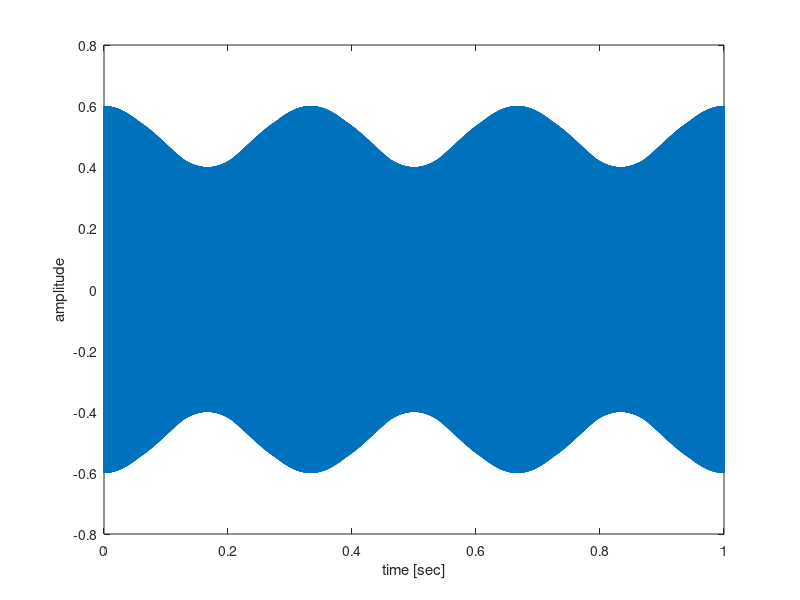
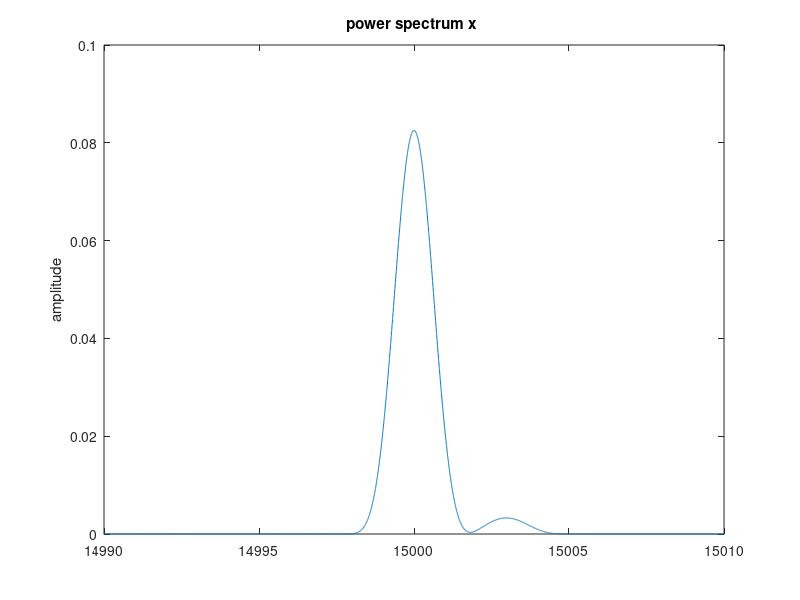

Write the MATLAB code that produced these figures, in order.
% Simulate Doppler spectrum

fc = 15e3; %[Hz]
Ac = 0.5;

fb = fc + 3; %[Hz]
Ab = 0.1;

fs = 100e3; %[Hz]
t = 0:1/fs:1-1/fs;

xc = Ac*sin(2*pi*fc*t);
yc = Ab*sin(2*pi*fb*t);


dat = xc+yc;
%% Time
figure(1); clf(1)
plot(t,dat)
xlabel('time [sec]')
ylabel('amplitude')

%% spectrogram
figure(2);clf(2)
try % for GNU Octave
pkg load signal
end

dt = 0.45; %seconds between time steps to plot (arbitrary)
dtw = 2*dt; % seconds to window
tstep = ceil(dt*fs);
wind = ceil(dtw*fs);
Nfft = 2^nextpow2(200*wind);
disp(['Nfft: ',int2str(Nfft)])
if 0
figure(2);clf(2)
specgram(dat,Nfft,fs,wind,wind-tstep);
colorbar
ylim([14990,15010])
end
%% periodogram
figure(3); clf(3)
pwelch(dat,wind,0.5,Nfft,fs)%,[],'db')
xlim([14990,15010])